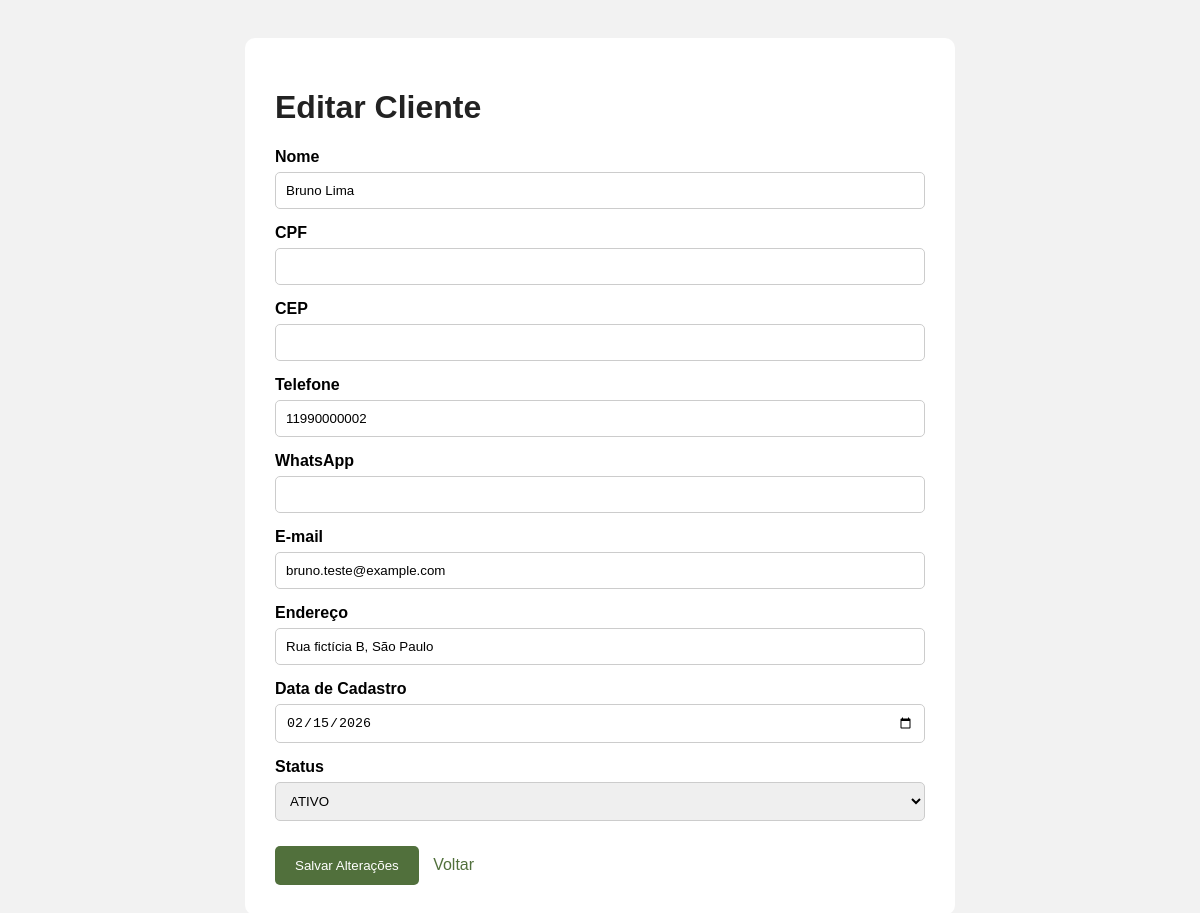
Screenshot of /editar-cliente/2 with the database file from the repository.
### tables this page shows
CREATE TABLE cliente (
    id_cliente INTEGER PRIMARY KEY AUTOINCREMENT,
    nome VARCHAR(120) NOT NULL,
    cpf VARCHAR(14) UNIQUE,
    cep VARCHAR(9),
    telefone VARCHAR(20),
    whatsapp VARCHAR(20),
    email VARCHAR(120) UNIQUE,
    endereco VARCHAR(200),
    data_cadastro DATE NOT NULL,
    status TEXT NOT NULL DEFAULT 'ATIVO'
        CHECK (status IN ('ATIVO', 'INATIVO'))
);

### app.py (the view, shortened to what this page needs)
@app.route("/editar-cliente/<int:id_cliente>", methods=["GET", "POST"])
def editar_cliente(id_cliente):
    conexao = conectar_banco()
    cliente = conexao.execute(
        "SELECT * FROM cliente WHERE id_cliente = ?",
        (id_cliente,)
    ).fetchone()
    conexao.close()
    if cliente is None:
        return "Cliente não encontrado", 404
    return render_template(
        "editar_cliente.html",
        cliente=cliente
    )

### app.py (called while the page is built)
def conectar_banco():
    conexao = sqlite3.connect("banco.db")
    conexao.row_factory = sqlite3.Row
    return conexao

### templates/editar_cliente.html (shortened to what this page needs)
<!DOCTYPE html>
<html lang="pt-BR">
<head>
</head>
<body>
<div class="container">
    <h1>Editar Cliente</h1>
    <form method="POST">
        <label>Nome</label>
        <input type="text" name="nome" value="{{ cliente.nome }}" required>
        <label>CPF</label>
        <input type="text" name="cpf" value="{{ cliente.cpf or '' }}">
        <label>CEP</label>
        <input type="text" name="cep" value="{{ cliente.cep or '' }}">
        <label>Telefone</label>
        <input type="text" name="telefone" value="{{ cliente.telefone or '' }}">
        <label>WhatsApp</label>
        <input type="text" name="whatsapp" value="{{ cliente.whatsapp or '' }}">
        <label>E-mail</label>
        <input type="email" name="email" value="{{ cliente.email or '' }}">
        <label>Endereço</label>
        <input type="text" name="endereco" value="{{ cliente.endereco or '' }}">
        <label>Data de Cadastro</label>
        <input type="date" name="data_cadastro" value="{{ cliente.data_cadastro }}" required>
        <label>Status</label>
        <select name="status" required>
            <option value="ATIVO" {% if cliente.status == 'ATIVO' %}selected{% endif %}>ATIVO</option>
        </select>
        <button type="submit">Salvar Alterações</button>
        <a href="/clientes" class="voltar">Voltar</a>
    </form>
</div>
</body>
</html>

### templates/editar_cliente.html (style rules this page uses)
body { font-family: Arial, sans-serif; background: #f2f2f2; padding: 30px; }
.container { max-width: 650px; margin: auto; background: white; padding: 30px; border-radius: 10px; }
h1 { color: #222; }
label { display: block; margin-top: 15px; font-weight: bold; }
input, select { width: 100%; padding: 10px; margin-top: 6px; border: 1px solid #ccc; border-radius: 5px; box-sizing: border-box; }
button { margin-top: 25px; background: #51703C; color: white; border: none; padding: 12px 20px; border-radius: 5px; cursor: pointer; }
.voltar { display: inline-block; margin-left: 10px; color: #51703C; text-decoration: none; }

### rows the page displays
cliente: nome "Bruno Lima", telefone "11990000002", email "bruno.teste@example.com", endereco "Rua fictícia B, São Paulo", data_cadastro "02/15/2026", status "ATIVO"
